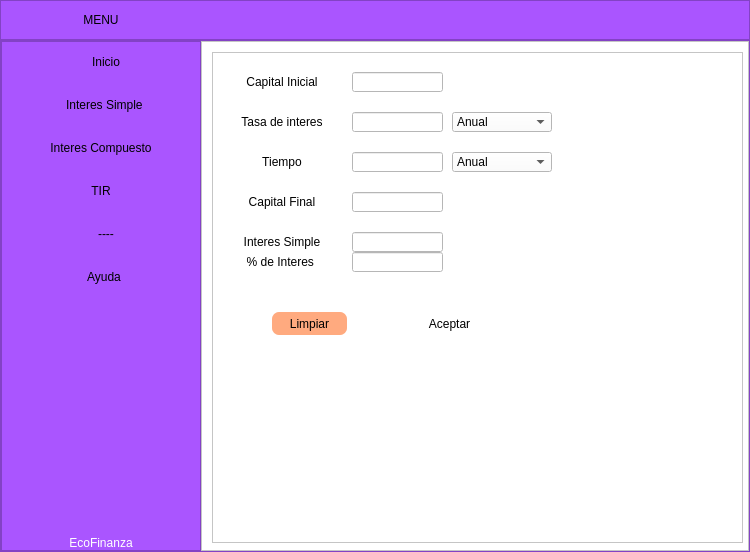
<?xml version="1.0" encoding="UTF-8"?>
<ui version="4.0">
 <class>MainWindow</class>
 <widget class="QMainWindow" name="MainWindow">
  <property name="geometry">
   <rect>
    <x>0</x>
    <y>0</y>
    <width>750</width>
    <height>552</height>
   </rect>
  </property>
  <property name="windowTitle">
   <string>MainWindow</string>
  </property>
  <widget class="QWidget" name="centralwidget">
   <layout class="QVBoxLayout" name="verticalLayout">
    <property name="spacing">
     <number>0</number>
    </property>
    <property name="leftMargin">
     <number>0</number>
    </property>
    <property name="topMargin">
     <number>0</number>
    </property>
    <property name="rightMargin">
     <number>0</number>
    </property>
    <property name="bottomMargin">
     <number>0</number>
    </property>
    <item>
     <widget class="QFrame" name="frame_superior">
      <property name="minimumSize">
       <size>
        <width>0</width>
        <height>40</height>
       </size>
      </property>
      <property name="maximumSize">
       <size>
        <width>16777215</width>
        <height>40</height>
       </size>
      </property>
      <property name="styleSheet">
       <string notr="true">background-color: rgb(170, 85, 255);</string>
      </property>
      <property name="frameShape">
       <enum>QFrame::StyledPanel</enum>
      </property>
      <property name="frameShadow">
       <enum>QFrame::Raised</enum>
      </property>
      <layout class="QHBoxLayout" name="horizontalLayout_2">
       <property name="spacing">
        <number>3</number>
       </property>
       <property name="leftMargin">
        <number>0</number>
       </property>
       <property name="topMargin">
        <number>0</number>
       </property>
       <property name="rightMargin">
        <number>0</number>
       </property>
       <property name="bottomMargin">
        <number>0</number>
       </property>
       <item>
        <widget class="QPushButton" name="bt_menu">
         <property name="minimumSize">
          <size>
           <width>200</width>
           <height>0</height>
          </size>
         </property>
         <property name="maximumSize">
          <size>
           <width>16777215</width>
           <height>40</height>
          </size>
         </property>
         <property name="styleSheet">
          <string notr="true">QPushButton{
font:87 12pt &quot;Arial Black&quot;;
border-radius:12px;
}

QPushButton:hover{
background-color: rgb(255, 255, 255);

}</string>
         </property>
         <property name="text">
          <string>MENU</string>
         </property>
         <property name="icon">
          <iconset>
           <normaloff>../../Downloads/grid_10629576.png</normaloff>../../Downloads/grid_10629576.png</iconset>
         </property>
         <property name="iconSize">
          <size>
           <width>32</width>
           <height>29</height>
          </size>
         </property>
        </widget>
       </item>
       <item>
        <spacer name="horizontalSpacer">
         <property name="orientation">
          <enum>Qt::Horizontal</enum>
         </property>
         <property name="sizeHint" stdset="0">
          <size>
           <width>282</width>
           <height>20</height>
          </size>
         </property>
        </spacer>
       </item>
       <item>
        <widget class="QPushButton" name="bt_maximizar">
         <property name="maximumSize">
          <size>
           <width>16777215</width>
           <height>40</height>
          </size>
         </property>
         <property name="styleSheet">
          <string notr="true">QPushButton{
border:0px;
}

QPushButton:hover{
background-color: rgb(204, 115, 255);

}</string>
         </property>
         <property name="text">
          <string/>
         </property>
         <property name="icon">
          <iconset>
           <normaloff>../../Downloads/maximizar (1).png</normaloff>../../Downloads/maximizar (1).png</iconset>
         </property>
         <property name="iconSize">
          <size>
           <width>30</width>
           <height>30</height>
          </size>
         </property>
        </widget>
       </item>
       <item>
        <widget class="QPushButton" name="bt_minimizar">
         <property name="maximumSize">
          <size>
           <width>16777215</width>
           <height>40</height>
          </size>
         </property>
         <property name="styleSheet">
          <string notr="true">QPushButton{
border:0px;
}

QPushButton:hover{
background-color: rgb(204, 116, 255);

}</string>
         </property>
         <property name="text">
          <string/>
         </property>
         <property name="icon">
          <iconset>
           <normaloff>../../Downloads/minimizar-signo.png</normaloff>../../Downloads/minimizar-signo.png</iconset>
         </property>
         <property name="iconSize">
          <size>
           <width>32</width>
           <height>27</height>
          </size>
         </property>
        </widget>
       </item>
       <item>
        <widget class="QPushButton" name="bt_maximizartotal">
         <property name="maximumSize">
          <size>
           <width>16777215</width>
           <height>40</height>
          </size>
         </property>
         <property name="styleSheet">
          <string notr="true">QPushButton{
border:0px;
}

QPushButton:hover{
background-color: rgb(217, 120, 255);

}</string>
         </property>
         <property name="text">
          <string/>
         </property>
         <property name="icon">
          <iconset>
           <normaloff>../../Downloads/maximizar.png</normaloff>../../Downloads/maximizar.png</iconset>
         </property>
         <property name="iconSize">
          <size>
           <width>32</width>
           <height>27</height>
          </size>
         </property>
        </widget>
       </item>
       <item>
        <widget class="QPushButton" name="bt_cerrar">
         <property name="maximumSize">
          <size>
           <width>16777215</width>
           <height>40</height>
          </size>
         </property>
         <property name="styleSheet">
          <string notr="true">QPushButton{
border:0px;
}

QPushButton:hover{
background-color: rgb(217, 120, 255);

}</string>
         </property>
         <property name="text">
          <string/>
         </property>
         <property name="icon">
          <iconset>
           <normaloff>../../Downloads/cerrar.png</normaloff>../../Downloads/cerrar.png</iconset>
         </property>
         <property name="iconSize">
          <size>
           <width>36</width>
           <height>25</height>
          </size>
         </property>
        </widget>
       </item>
      </layout>
     </widget>
    </item>
    <item>
     <widget class="QFrame" name="frame_inferior">
      <property name="styleSheet">
       <string notr="true">background-color: rgb(170, 85, 255);</string>
      </property>
      <property name="frameShape">
       <enum>QFrame::StyledPanel</enum>
      </property>
      <property name="frameShadow">
       <enum>QFrame::Raised</enum>
      </property>
      <layout class="QHBoxLayout" name="horizontalLayout">
       <property name="spacing">
        <number>0</number>
       </property>
       <property name="leftMargin">
        <number>0</number>
       </property>
       <property name="topMargin">
        <number>0</number>
       </property>
       <property name="rightMargin">
        <number>0</number>
       </property>
       <property name="bottomMargin">
        <number>0</number>
       </property>
       <item>
        <widget class="QFrame" name="frame_3">
         <property name="minimumSize">
          <size>
           <width>200</width>
           <height>0</height>
          </size>
         </property>
         <property name="styleSheet">
          <string notr="true">QFrame{
background-color: rgb(170, 85, 255);
}

QPushButton{
background-color: rgb(170, 85, 255);
border-top-left-radius:20px;
border-bottom-left-radius:20px;

font: 75 12pt &quot;Arial Narrow&quot;;
}

QPushButton:hover{
background-color: rgb(255, 255, 255);
border-top-left-radius:20px;
border-bottom-left-radius:20px;

font: 75 12pt &quot;Arial Narrow&quot;;
}</string>
         </property>
         <property name="frameShape">
          <enum>QFrame::StyledPanel</enum>
         </property>
         <property name="frameShadow">
          <enum>QFrame::Raised</enum>
         </property>
         <layout class="QVBoxLayout" name="verticalLayout_3">
          <property name="spacing">
           <number>3</number>
          </property>
          <property name="leftMargin">
           <number>0</number>
          </property>
          <property name="topMargin">
           <number>0</number>
          </property>
          <property name="rightMargin">
           <number>0</number>
          </property>
          <property name="bottomMargin">
           <number>0</number>
          </property>
          <item>
           <widget class="QPushButton" name="pushButton_6">
            <property name="minimumSize">
             <size>
              <width>0</width>
              <height>40</height>
             </size>
            </property>
            <property name="maximumSize">
             <size>
              <width>16777215</width>
              <height>40</height>
             </size>
            </property>
            <property name="text">
             <string>   Inicio</string>
            </property>
            <property name="icon">
             <iconset>
              <normaloff>../../Downloads/homepage_3817621.png</normaloff>../../Downloads/homepage_3817621.png</iconset>
            </property>
            <property name="iconSize">
             <size>
              <width>32</width>
              <height>32</height>
             </size>
            </property>
           </widget>
          </item>
          <item>
           <widget class="QPushButton" name="pushButton_7">
            <property name="minimumSize">
             <size>
              <width>0</width>
              <height>40</height>
             </size>
            </property>
            <property name="maximumSize">
             <size>
              <width>16777215</width>
              <height>40</height>
             </size>
            </property>
            <property name="text">
             <string>  Interes Simple</string>
            </property>
            <property name="icon">
             <iconset>
              <normaloff>../../Downloads/tasa-de-interes.png</normaloff>../../Downloads/tasa-de-interes.png</iconset>
            </property>
            <property name="iconSize">
             <size>
              <width>32</width>
              <height>32</height>
             </size>
            </property>
           </widget>
          </item>
          <item>
           <widget class="QPushButton" name="pushButton_11">
            <property name="minimumSize">
             <size>
              <width>0</width>
              <height>40</height>
             </size>
            </property>
            <property name="maximumSize">
             <size>
              <width>16777215</width>
              <height>40</height>
             </size>
            </property>
            <property name="focusPolicy">
             <enum>Qt::StrongFocus</enum>
            </property>
            <property name="text">
             <string>Interes Compuesto</string>
            </property>
            <property name="icon">
             <iconset>
              <normaloff>../../Downloads/tasa-de-interes-flotante.png</normaloff>../../Downloads/tasa-de-interes-flotante.png</iconset>
            </property>
            <property name="iconSize">
             <size>
              <width>32</width>
              <height>32</height>
             </size>
            </property>
           </widget>
          </item>
          <item>
           <widget class="QPushButton" name="pushButton_10">
            <property name="minimumSize">
             <size>
              <width>0</width>
              <height>40</height>
             </size>
            </property>
            <property name="maximumSize">
             <size>
              <width>16777215</width>
              <height>40</height>
             </size>
            </property>
            <property name="text">
             <string>TIR</string>
            </property>
            <property name="icon">
             <iconset>
              <normaloff>../../Downloads/fixed-interest-rate_3097797.png</normaloff>../../Downloads/fixed-interest-rate_3097797.png</iconset>
            </property>
            <property name="iconSize">
             <size>
              <width>32</width>
              <height>32</height>
             </size>
            </property>
           </widget>
          </item>
          <item>
           <widget class="QPushButton" name="pushButton_8">
            <property name="minimumSize">
             <size>
              <width>0</width>
              <height>40</height>
             </size>
            </property>
            <property name="maximumSize">
             <size>
              <width>16777215</width>
              <height>40</height>
             </size>
            </property>
            <property name="text">
             <string>   ----</string>
            </property>
            <property name="icon">
             <iconset>
              <normaloff>../../Downloads/casa.png</normaloff>../../Downloads/casa.png</iconset>
            </property>
            <property name="iconSize">
             <size>
              <width>32</width>
              <height>32</height>
             </size>
            </property>
           </widget>
          </item>
          <item>
           <widget class="QPushButton" name="pushButton_9">
            <property name="minimumSize">
             <size>
              <width>0</width>
              <height>40</height>
             </size>
            </property>
            <property name="maximumSize">
             <size>
              <width>16777215</width>
              <height>40</height>
             </size>
            </property>
            <property name="text">
             <string>  Ayuda</string>
            </property>
            <property name="icon">
             <iconset>
              <normaloff>../../Downloads/Help_icon-icons.com_73700.png</normaloff>../../Downloads/Help_icon-icons.com_73700.png</iconset>
            </property>
            <property name="iconSize">
             <size>
              <width>32</width>
              <height>32</height>
             </size>
            </property>
           </widget>
          </item>
          <item>
           <spacer name="verticalSpacer">
            <property name="orientation">
             <enum>Qt::Vertical</enum>
            </property>
            <property name="sizeHint" stdset="0">
             <size>
              <width>20</width>
              <height>183</height>
             </size>
            </property>
           </spacer>
          </item>
          <item>
           <widget class="QLabel" name="label">
            <property name="styleSheet">
             <string notr="true">color: rgb(255, 255, 255);</string>
            </property>
            <property name="text">
             <string>EcoFinanza</string>
            </property>
            <property name="alignment">
             <set>Qt::AlignCenter</set>
            </property>
           </widget>
          </item>
         </layout>
        </widget>
       </item>
       <item>
        <widget class="QFrame" name="frame_4">
         <property name="styleSheet">
          <string notr="true">background-color: rgb(255, 255, 255);</string>
         </property>
         <property name="frameShape">
          <enum>QFrame::StyledPanel</enum>
         </property>
         <property name="frameShadow">
          <enum>QFrame::Raised</enum>
         </property>
         <layout class="QVBoxLayout" name="verticalLayout_2">
          <property name="spacing">
           <number>0</number>
          </property>
          <property name="leftMargin">
           <number>0</number>
          </property>
          <property name="topMargin">
           <number>0</number>
          </property>
          <property name="rightMargin">
           <number>0</number>
          </property>
          <property name="bottomMargin">
           <number>0</number>
          </property>
          <item>
           <widget class="QStackedWidget" name="stackedWidget">
            <property name="enabled">
             <bool>true</bool>
            </property>
            <property name="styleSheet">
             <string notr="true">background-color: rgb(255, 255, 255);</string>
            </property>
            <property name="currentIndex">
             <number>1</number>
            </property>
            <widget class="QWidget" name="page"/>
            <widget class="QWidget" name="page_3">
             <widget class="QFrame" name="frame">
              <property name="geometry">
               <rect>
                <x>10</x>
                <y>10</y>
                <width>531</width>
                <height>491</height>
               </rect>
              </property>
              <property name="styleSheet">
               <string notr="true">QPushButton{
border-radius:7px;
}</string>
              </property>
              <property name="frameShape">
               <enum>QFrame::StyledPanel</enum>
              </property>
              <property name="frameShadow">
               <enum>QFrame::Raised</enum>
              </property>
              <widget class="QLabel" name="label_3">
               <property name="geometry">
                <rect>
                 <x>10</x>
                 <y>60</y>
                 <width>120</width>
                 <height>20</height>
                </rect>
               </property>
               <property name="styleSheet">
                <string notr="true">font: 75 12pt &quot;Arial&quot;;</string>
               </property>
               <property name="text">
                <string>Tasa de interes</string>
               </property>
               <property name="alignment">
                <set>Qt::AlignCenter</set>
               </property>
              </widget>
              <widget class="QLabel" name="label_5">
               <property name="geometry">
                <rect>
                 <x>10</x>
                 <y>100</y>
                 <width>120</width>
                 <height>20</height>
                </rect>
               </property>
               <property name="styleSheet">
                <string notr="true">font: 75 12pt &quot;Arial&quot;;</string>
               </property>
               <property name="text">
                <string>Tiempo</string>
               </property>
               <property name="alignment">
                <set>Qt::AlignCenter</set>
               </property>
              </widget>
              <widget class="QLabel" name="label_4">
               <property name="geometry">
                <rect>
                 <x>10</x>
                 <y>20</y>
                 <width>120</width>
                 <height>20</height>
                </rect>
               </property>
               <property name="styleSheet">
                <string notr="true">font: 75 12pt &quot;Arial&quot;;</string>
               </property>
               <property name="text">
                <string>Capital Inicial</string>
               </property>
               <property name="alignment">
                <set>Qt::AlignCenter</set>
               </property>
              </widget>
              <widget class="QLabel" name="label_6">
               <property name="geometry">
                <rect>
                 <x>10</x>
                 <y>140</y>
                 <width>120</width>
                 <height>20</height>
                </rect>
               </property>
               <property name="styleSheet">
                <string notr="true">font: 75 12pt &quot;Arial&quot;;</string>
               </property>
               <property name="text">
                <string>Capital Final</string>
               </property>
               <property name="alignment">
                <set>Qt::AlignCenter</set>
               </property>
              </widget>
              <widget class="QLabel" name="label_7">
               <property name="geometry">
                <rect>
                 <x>10</x>
                 <y>180</y>
                 <width>120</width>
                 <height>20</height>
                </rect>
               </property>
               <property name="styleSheet">
                <string notr="true">font: 75 12pt &quot;Arial&quot;;</string>
               </property>
               <property name="text">
                <string>Interes Simple</string>
               </property>
               <property name="alignment">
                <set>Qt::AlignCenter</set>
               </property>
              </widget>
              <widget class="QLabel" name="label_8">
               <property name="geometry">
                <rect>
                 <x>10</x>
                 <y>200</y>
                 <width>120</width>
                 <height>20</height>
                </rect>
               </property>
               <property name="styleSheet">
                <string notr="true">font: 75 9pt &quot;Arial&quot;;</string>
               </property>
               <property name="text">
                <string>% de Interes </string>
               </property>
               <property name="alignment">
                <set>Qt::AlignCenter</set>
               </property>
              </widget>
              <widget class="QComboBox" name="comboBox">
               <property name="geometry">
                <rect>
                 <x>240</x>
                 <y>100</y>
                 <width>100</width>
                 <height>20</height>
                </rect>
               </property>
               <item>
                <property name="text">
                 <string>Anual</string>
                </property>
               </item>
               <item>
                <property name="text">
                 <string>Dias</string>
                </property>
               </item>
               <item>
                <property name="text">
                 <string>Mensual</string>
                </property>
               </item>
               <item>
                <property name="text">
                 <string>Bimestral</string>
                </property>
               </item>
               <item>
                <property name="text">
                 <string>Trimestral</string>
                </property>
               </item>
               <item>
                <property name="text">
                 <string>Cuatrimestral</string>
                </property>
               </item>
               <item>
                <property name="text">
                 <string>semestral</string>
                </property>
               </item>
              </widget>
              <widget class="QComboBox" name="comboBox_2">
               <property name="geometry">
                <rect>
                 <x>240</x>
                 <y>60</y>
                 <width>100</width>
                 <height>20</height>
                </rect>
               </property>
               <item>
                <property name="text">
                 <string>Anual</string>
                </property>
               </item>
               <item>
                <property name="text">
                 <string>Dias</string>
                </property>
               </item>
               <item>
                <property name="text">
                 <string>Mensual</string>
                </property>
               </item>
               <item>
                <property name="text">
                 <string>Bimestral</string>
                </property>
               </item>
               <item>
                <property name="text">
                 <string>Trimestral</string>
                </property>
               </item>
               <item>
                <property name="text">
                 <string>Cuatrimestral</string>
                </property>
               </item>
               <item>
                <property name="text">
                 <string>semestral</string>
                </property>
               </item>
              </widget>
              <widget class="QPushButton" name="pushButton">
               <property name="geometry">
                <rect>
                 <x>60</x>
                 <y>260</y>
                 <width>75</width>
                 <height>23</height>
                </rect>
               </property>
               <property name="styleSheet">
                <string notr="true">background-color: rgb(255, 170, 127);</string>
               </property>
               <property name="text">
                <string>Limpiar</string>
               </property>
              </widget>
              <widget class="QLineEdit" name="lineEdit">
               <property name="geometry">
                <rect>
                 <x>140</x>
                 <y>20</y>
                 <width>91</width>
                 <height>20</height>
                </rect>
               </property>
              </widget>
              <widget class="QLineEdit" name="lineEdit_2">
               <property name="geometry">
                <rect>
                 <x>140</x>
                 <y>60</y>
                 <width>91</width>
                 <height>20</height>
                </rect>
               </property>
              </widget>
              <widget class="QLineEdit" name="lineEdit_3">
               <property name="geometry">
                <rect>
                 <x>140</x>
                 <y>100</y>
                 <width>91</width>
                 <height>20</height>
                </rect>
               </property>
              </widget>
              <widget class="QLineEdit" name="lineEdit_4">
               <property name="geometry">
                <rect>
                 <x>140</x>
                 <y>140</y>
                 <width>91</width>
                 <height>20</height>
                </rect>
               </property>
              </widget>
              <widget class="QLineEdit" name="lineEdit_5">
               <property name="geometry">
                <rect>
                 <x>140</x>
                 <y>180</y>
                 <width>91</width>
                 <height>20</height>
                </rect>
               </property>
              </widget>
              <widget class="QLineEdit" name="lineEdit_6">
               <property name="geometry">
                <rect>
                 <x>140</x>
                 <y>200</y>
                 <width>91</width>
                 <height>20</height>
                </rect>
               </property>
              </widget>
              <widget class="QPushButton" name="pushButton_2">
               <property name="geometry">
                <rect>
                 <x>200</x>
                 <y>260</y>
                 <width>75</width>
                 <height>23</height>
                </rect>
               </property>
               <property name="text">
                <string>Aceptar</string>
               </property>
              </widget>
             </widget>
            </widget>
            <widget class="QWidget" name="page_4"/>
            <widget class="QWidget" name="page_5"/>
            <widget class="QWidget" name="page_6"/>
            <widget class="QWidget" name="page_2"/>
           </widget>
          </item>
         </layout>
        </widget>
       </item>
      </layout>
     </widget>
    </item>
   </layout>
  </widget>
 </widget>
 <resources/>
 <connections/>
</ui>
